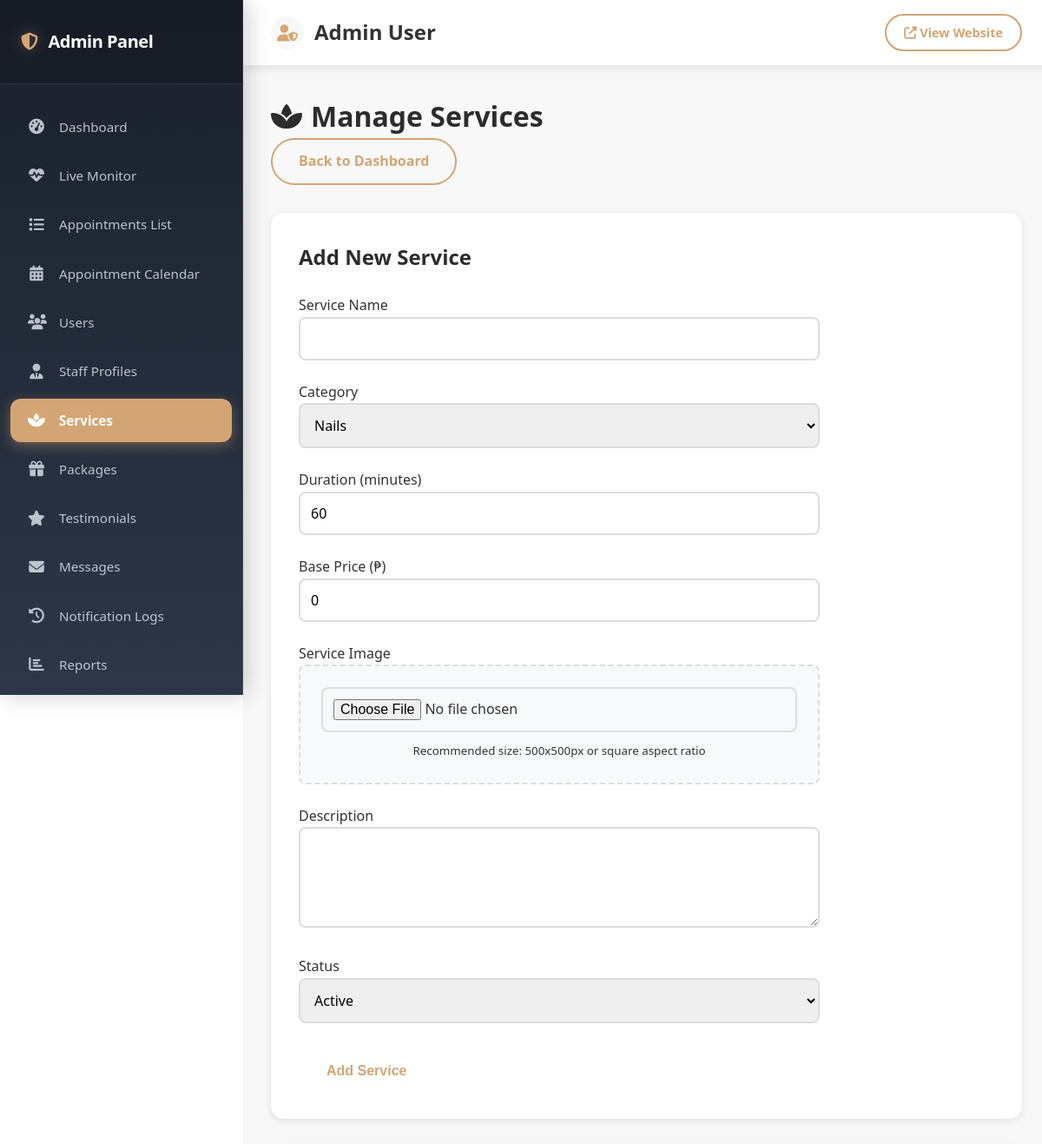
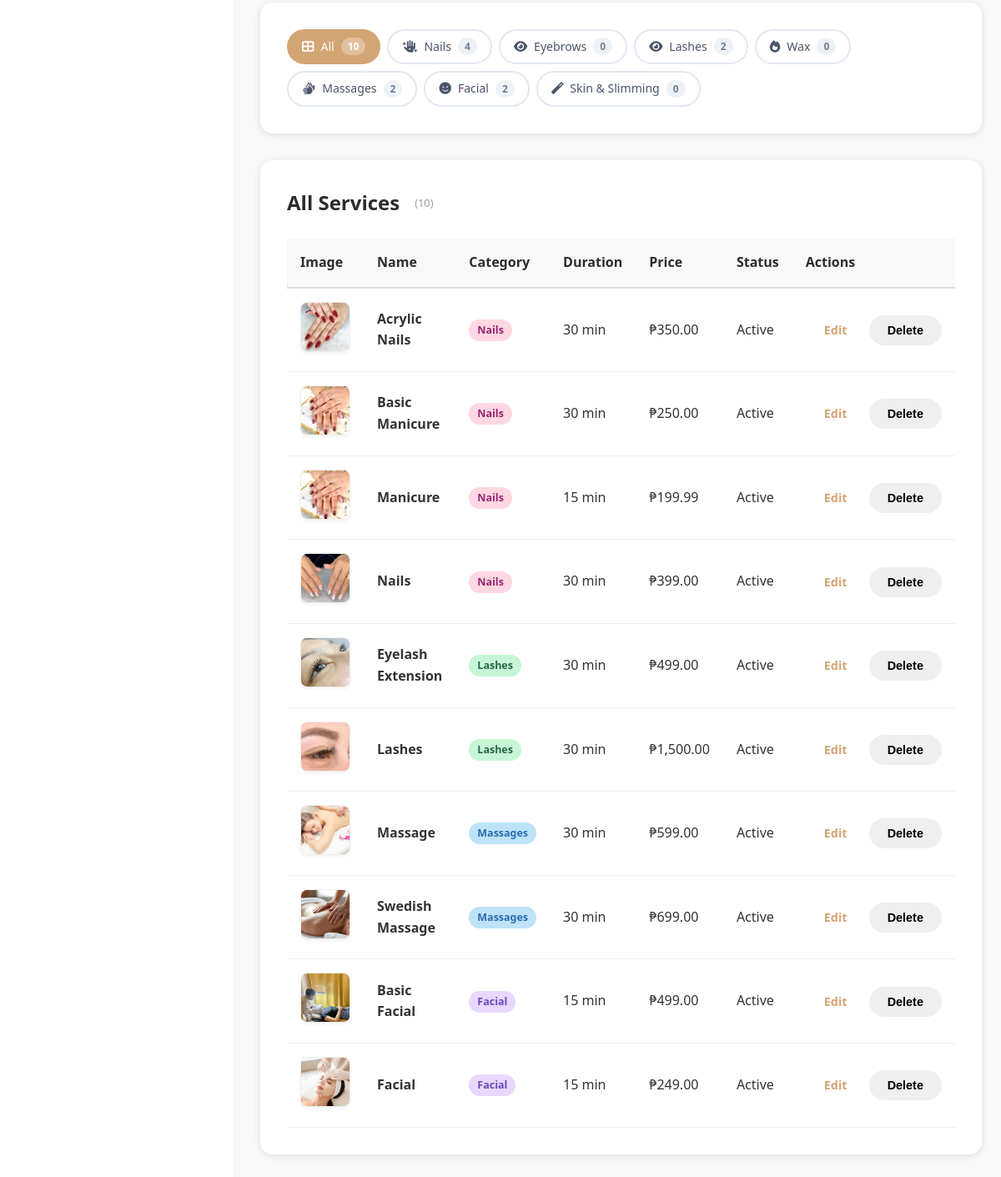
The app's page /admin/services.php (signed in) with its own data (2 pictures, top to bottom).
### tables this page shows
CREATE TABLE `services` (
  `id` int(11) NOT NULL,
  `name` varchar(255) NOT NULL,
  `category` enum('nails','eyebrows','lashes','wax','massages','facial','skin_slimming') NOT NULL,
  `description` text DEFAULT NULL,
  `duration` int(11) NOT NULL COMMENT 'Duration in minutes',
  `base_price` decimal(10,2) NOT NULL,
  `image_url` varchar(500) DEFAULT NULL,
  `status` enum('active','inactive') DEFAULT 'active',
  `created_at` timestamp NOT NULL DEFAULT current_timestamp(),
  `updated_at` timestamp NOT NULL DEFAULT current_timestamp() ON UPDATE current_timestamp()
);

### config/functions.php (called while the page is built, shortened)
<?php
function formatPrice($price) {
    return '₱' . number_format($price, 2);
}

### admin/services.php (the view, shortened to what this page needs)
<?php
require_once '../config/functions.php';
$conn = getDBConnection();
$categoryFilter = $_GET['category'] ?? 'all';
if ($categoryFilter !== 'all') {
    $stmt = $conn->prepare("SELECT * FROM services WHERE category = ? ORDER BY name");
    $stmt->execute([$categoryFilter]);
} else {
    $stmt = $conn->query("SELECT * FROM services ORDER BY category, name");
}
$services = $stmt->fetchAll();
$countStmt = $conn->query("SELECT category, COUNT(*) as cnt FROM services GROUP BY category");
$categoryCounts = ['all' => 0];
while ($row = $countStmt->fetch()) {
    $categoryCounts[$row['category']] = (int)$row['cnt'];
    $categoryCounts['all'] += (int)$row['cnt'];
}
$edit_service = null;
$categoryLabels = [
    'all' => 'All',
    'nails' => 'Nails',
    'eyebrows' => 'Eyebrows',
    'lashes' => 'Lashes',
    'wax' => 'Wax',
    'massages' => 'Massages',
    'facial' => 'Facial',
    'skin_slimming' => 'Skin & Slimming'
];
$categoryIcons = [
    'all' => 'fas fa-th-large',
    'nails' => 'fas fa-hand-sparkles',
    'eyebrows' => 'fas fa-eye',
    'lashes' => 'fas fa-eye',
    'wax' => 'fas fa-fire',
    'massages' => 'fas fa-hands',
    'facial' => 'fas fa-smile',
    'skin_slimming' => 'fas fa-magic'
];
?>
<?php include '../includes/admin-header.php'; ?>
            <div class="admin-content">
            <div class="admin-header">
                <h1><i class="fas fa-spa"></i> Manage Services</h1>
                <a href="index.php" class="btn btn-outline">Back to Dashboard</a>
            </div>
            <div class="admin-card">
                <h2><?php echo $edit_service ? 'Edit Service' : 'Add New Service'; ?></h2>
                <form method="POST" class="admin-form" enctype="multipart/form-data">
                    <div class="form-group">
                        <label>Service Name</label>
                        <input type="text" name="name" value="<?php echo htmlspecialchars($edit_service['name'] ?? ''); ?>" required>
                    </div>
                    <div class="form-row">
                        <div class="form-group">
                            <label>Category</label>
                            <select name="category" required>
                                <option value="nails" <?php echo ($edit_service['category'] ?? '') === 'nails' ? 'selected' : ''; ?>>Nails</option>
                            </select>
                        </div>
                        <div class="form-group">
                            <label>Duration (minutes)</label>
                            <input type="number" name="duration" value="<?php echo $edit_service['duration'] ?? 60; ?>" min="15" step="15" required>
                        </div>
                        <div class="form-group">
                            <label>Base Price (₱)</label>
                            <input type="number" name="base_price" value="<?php echo $edit_service['base_price'] ?? 0; ?>" min="0" step="0.01" required>
                        </div>
                    </div>
                    <div class="form-group">
                        <label>Service Image</label>
                        <div class="image-upload-container">
                            <input type="file" name="image" accept="image/*" class="form-control-file">
                            <small>Recommended size: 500x500px or square aspect ratio</small>
                        </div>
                    </div>
                    <div class="form-group">
                        <label>Description</label>
                        <textarea name="description" rows="4"><?php echo htmlspecialchars($edit_service['description'] ?? ''); ?></textarea>
                    </div>
                    <div class="form-group">
                        <label>Status</label>
                        <select name="status" required>
                            <option value="active" <?php echo ($edit_service['status'] ?? 'active') === 'active' ? 'selected' : ''; ?>>Active</option>
                        </select>
                    </div>
                    <div class="form-actions">
                        <button type="submit" class="btn btn-primary"><?php echo $edit_service ? 'Update' : 'Add'; ?> Service</button>
                    </div>
                </form>
            </div>
            <div class="admin-card">
                <div class="category-filter-tabs">
                    <?php foreach ($categoryLabels as $catKey => $catLabel):
                        $count = $categoryCounts[$catKey] ?? 0;
                        $icon = $categoryIcons[$catKey] ?? 'fas fa-circle';
                    ?>
                        <a href="services.php?category=<?php echo $catKey; ?>"
                           class="category-tab <?php echo $categoryFilter === $catKey ? 'active' : ''; ?>">
                            <i class="<?php echo $icon; ?>"></i>
                            <span><?php echo $catLabel; ?></span>
                            <span class="category-count"><?php echo $count; ?></span>
                        </a>
                    <?php endforeach; ?>
                </div>
            </div>
            <div class="admin-card">
                <h2>
                    <?php echo $categoryFilter !== 'all' ? htmlspecialchars($categoryLabels[$categoryFilter] ?? ucfirst($categoryFilter)) . ' Services' : 'All Services'; ?>
                    <span style="font-size:0.8rem; color:#999; font-weight:400; margin-left:8px;">(<?php echo count($services); ?>)</span>
                </h2>
                <?php if (empty($services)): ?>
                    <p class="empty-state"><i class="fas fa-spa" style="font-size:2rem; display:block; margin-bottom:10px; color:#ddd;"></i>No services found in this category.</p>
                <?php else: ?>
                <div class="table-responsive">
                    <table class="admin-table">
                        <thead>
                            <tr>
                                <th>Image</th>
                                <th>Name</th>
                                <th>Category</th>
                                <th>Duration</th>
                                <th>Price</th>
                                <th>Status</th>
                                <th>Actions</th>
                            </tr>
                        </thead>
                        <tbody>
                            <?php foreach ($services as $service): ?>
                                <tr>
                                    <td>
                                        <?php if (!empty($service['image_url'])): ?>
                                            <img src="../<?php echo htmlspecialchars($service['image_url']); ?>" alt="Service" class="service-thumbnail">
                                        <?php else: ?>
                                            <div class="no-image"><i class="fas fa-image"></i></div>
                                        <?php endif; ?>
                                    </td>
                                    <td><strong><?php echo htmlspecialchars($service['name']); ?></strong></td>
                                    <td>
                                        <span class="category-badge category-<?php echo $service['category']; ?>">
                                            <?php echo htmlspecialchars($categoryLabels[$service['category']] ?? ucfirst($service['category'])); ?>
                                        </span>
                                    </td>
                                    <td><?php echo $service['duration']; ?> min</td>
                                    <td><?php echo formatPrice($service['base_price']); ?></td>
                                    <td><span class="status-badge status-<?php echo $service['status']; ?>"><?php echo ucfirst($service['status']); ?></span></td>
                                    <td style="white-space:nowrap;">
                                        <a href="services.php?edit=<?php echo $service['id']; ?><?php echo $categoryFilter !== 'all' ? '&category=' . $categoryFilter : ''; ?>" class="btn btn-sm btn-primary">Edit</a>
                                        <form method="POST" style="display: inline;" onsubmit="return confirm('Are you sure?')">
                                            <button type="submit" class="btn btn-sm btn-danger">Delete</button>
                                        </form>
                                    </td>
                                </tr>
                            <?php endforeach; ?>
                        </tbody>
                    </table>
                </div>
                <?php endif; ?>
            </div>
        </div>
    </div>
<?php include '../includes/admin-footer.php'; ?>

### assets/css/style.css (style rules this page uses)
* { margin: 0; padding: 0; box-sizing: border-box; }
:root { --primary-color: #d4a574; --secondary-color: #8b6f47; --accent-color: #f5e6d3; --dark-color: #2c2c2c; --light-color: #f8f8f8; --text-color: #333; --success-color: #28a745; --danger-color: #dc3545; --warning-color: #ffc107; --info-color: #17a2b8; --white: #ffffff; --shadow: 0 2px 10px rgba(0, 0, 0, 0.1); --shadow-lg: 0 5px 20px rgba(0, 0, 0, 0.15); }
body { font-family: 'Segoe UI', Tahoma, Geneva, Verdana, sans-serif; line-height: 1.6; color: var(--text-color); background-color: var(--white); }
.btn { display: inline-block; padding: 12px 30px; border-radius: 50px; text-decoration: none; font-weight: 600; transition: all 0.3s; border: 2px solid transparent; cursor: pointer; font-size: 1rem; }
.btn-primary { background: var(--white); color: var(--primary-color); }
.btn-outline { background: transparent; color: var(--primary-color); border-color: var(--primary-color); }
.btn-sm { padding: 8px 20px; font-size: 0.9rem; }
.form-group { margin-bottom: 1.5rem; }
.form-group input, .form-group textarea, .form-group select { width: 100%; padding: 12px; border: 2px solid #ddd; border-radius: 8px; font-size: 1rem; font-family: inherit; transition: border-color 0.3s; }

### assets/css/admin.css (style rules this page uses)
.admin-body { margin: 0; padding: 0; }
.admin-content { max-width: 1400px; margin: 0 auto; }
.admin-header { margin-bottom: 2rem; }
.admin-header h1 { color: var(--dark-color); display: flex; align-items: center; gap: 10px; }
.admin-card { background: var(--white); padding: 2rem; border-radius: 15px; box-shadow: var(--shadow); margin-bottom: 2rem; }
.admin-card h2 { color: var(--dark-color); margin-bottom: 1.5rem; display: flex; align-items: center; gap: 10px; }
.table-responsive { overflow-x: auto; }
.admin-table { width: 100%; border-collapse: collapse; }
.admin-table thead { background: var(--light-color); }
.admin-table th { padding: 1rem; text-align: left; font-weight: 600; color: var(--dark-color); border-bottom: 2px solid #ddd; }
.admin-table td { padding: 1rem; border-bottom: 1px solid #eee; }
.admin-form { max-width: 600px; }
.form-actions { display: flex; gap: 1rem; margin-top: 2rem; }
.image-upload-container { padding: 1.5rem; background: #f8f9fa; border: 2px dashed #ddd; border-radius: 8px; text-align: center; transition: border-color 0.3s; }
.form-control-file { display: block; margin: 0 auto 0.5rem; }
.service-thumbnail { width: 60px; height: 60px; object-fit: cover; border-radius: 8px; border: 1px solid #eee; box-shadow: 0 2px 4px rgba(0, 0, 0, 0.05); }

### admin/services.php (style rules this page uses)
.category-filter-tabs { display: flex; flex-wrap: wrap; gap: 0.5rem; }
.category-tab { display: inline-flex; align-items: center; gap: 0.5rem; padding: 8px 16px; border: 2px solid #e2e8f0; border-radius: 25px; text-decoration: none; color: #4a5568; font-size: 0.88rem; font-weight: 500; transition: all 0.3s; background: #fff; }
.category-tab.active { background: var(--primary-color, #d4a574); color: #fff; border-color: var(--primary-color, #d4a574); }
.category-tab.active .category-count { background: rgba(255,255,255,0.3); color: #fff; }
.category-tab i { font-size: 0.9rem; }
.category-count { background: #edf2f7; color: #718096; padding: 1px 8px; border-radius: 12px; font-size: 0.75rem; font-weight: 700; }
.category-badge { display: inline-block; padding: 3px 10px; border-radius: 20px; font-size: 0.78rem; font-weight: 600; }
.category-nails { background: #fed7e2; color: #97266d; }
.category-lashes { background: #c6f6d5; color: #276749; }
.category-massages { background: #bee3f8; color: #2b6cb0; }
.category-facial { background: #e9d8fd; color: #6b46c1; }

### records on screen
services: image_url (picture), name "Acrylic Nails", category "Nails", duration "30", base_price "₱350.00", status "Active"
services: image_url (picture), name "Basic Manicure", category "Nails", duration "30", base_price "₱250.00", status "Active"
services: image_url (picture), name "Manicure", category "Nails", duration "15", base_price "₱199.99", status "Active"
services: image_url (picture), name "Nails", category "Nails", duration "30", base_price "₱399.00", status "Active"
services: image_url (picture), name "Eyelash Extension", category "Lashes", duration "30", base_price "₱499.00", status "Active"
services: image_url (picture), name "Lashes", category "Lashes", duration "30", base_price "₱1,500.00", status "Active"
services: image_url (picture), name "Massage", category "Massages", duration "30", base_price "₱599.00", status "Active"
services: image_url (picture), name "Swedish Massage", category "Massages", duration "30", base_price "₱699.00", status "Active"
services: image_url (picture), name "Basic Facial", category "Facial", duration "15", base_price "₱499.00", status "Active"
services: image_url (picture), name "Facial", category "Facial", duration "15", base_price "₱249.00", status "Active"

### other values on screen
$_SESSION['admin_name'] "Admin User"
$catLabel "All"
$count "10"
$catLabel "Nails"
$count "4"
$catLabel "Eyebrows"
$count "0"
$catLabel "Lashes"
$count "2"
$catLabel "Wax"
$catLabel "Massages"
$catLabel "Facial"
$catLabel "Skin & Slimming"
count($services) "10"
